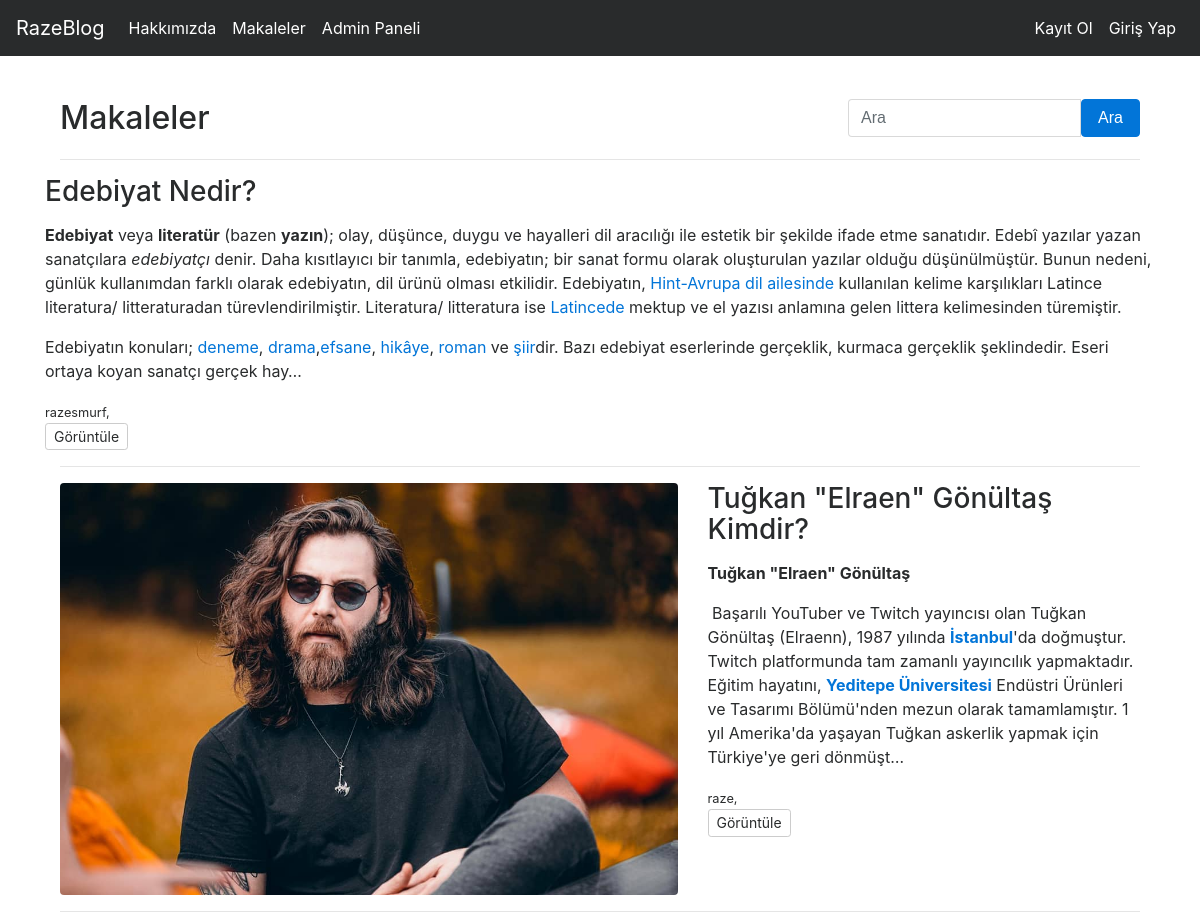
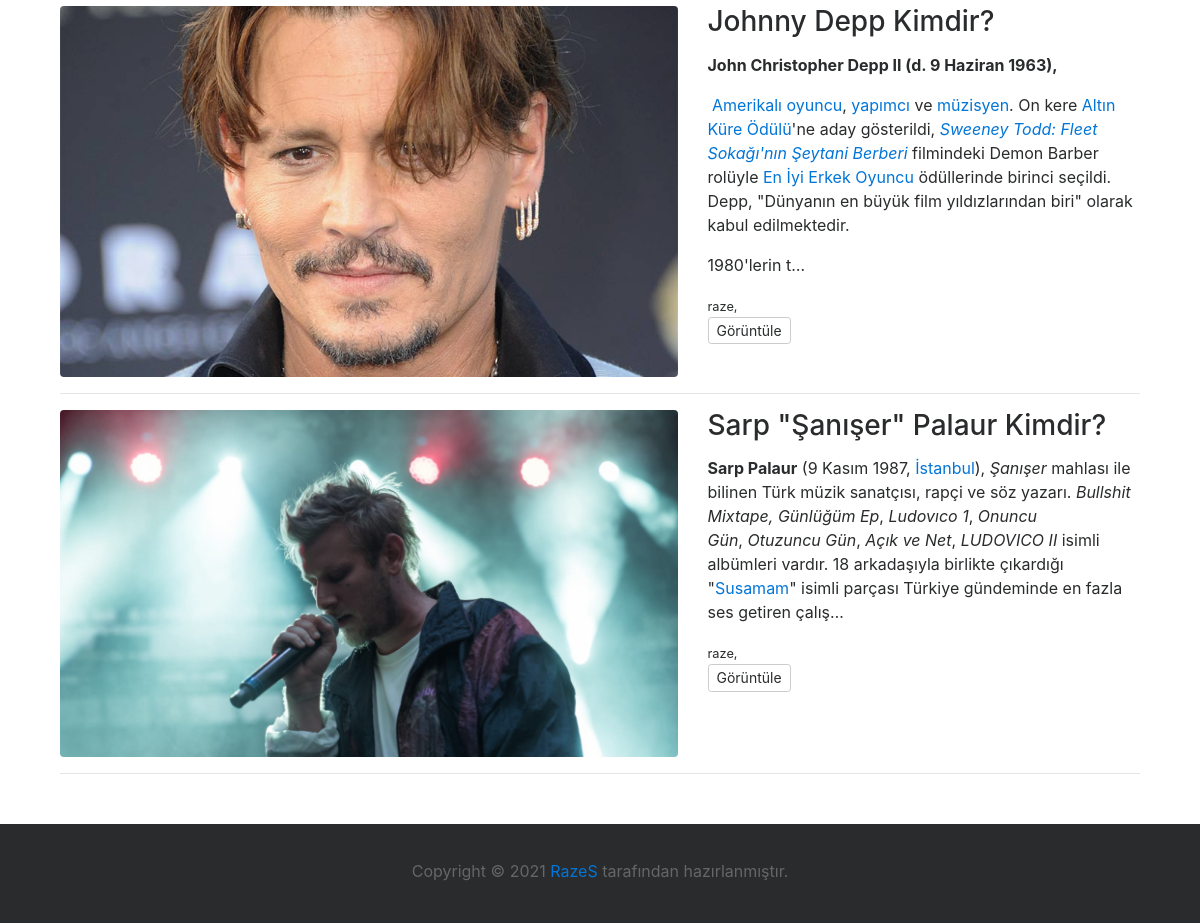
The app's page /articles/ with its own data (2 pictures, top to bottom).
### article/models.py (models this page shows)
class Article(models.Model):
    author = models.ForeignKey("auth.User", on_delete=models.CASCADE,verbose_name="Yazar")
    title = models.CharField(max_length=32,verbose_name="Başlık")
    content = RichTextField()
    image = models.FileField(blank = True,null = True,verbose_name="Resim Ekle")
    created_date = models.DateTimeField(auto_now_add=True,verbose_name="Oluşturulma Tarihi")
    class Meta():
        ordering = ["-created_date"]

### article/views.py (the view, shortened to what this page needs)
# urls.py: path('',views.articles,name = "articles"),
def articles(request):
    keyword = request.GET.get("keyword")
    articles = Article.objects.filter()
    if request.user.is_authenticated:
        user_info = request.user.userinfo
        context={
            "articles": articles,
            "user_info" : user_info
        }
    else:
        context={
            "articles": articles
        }
    return render(request,"articles.html",context)

### templates/articles.html (shortened to what this page needs)
{% extends "layout.html" %}
{% block body %}
<div class="container">
    <h2 class="my-4">Makaleler</h2>
    <form>
    <div class="input-group mb-3" style="float:right; width:fit-content;margin-top:-60px;">
        <input style="width: fit-content;" type="text" class="form-control" placeholder="Ara" name="keyword">
        <div class="input-group-append">
          <button class="btn btn-primary" type="submit">Ara</button>
        </div>
    </div>
    </form>
    <hr>
    {% if articles %}
    {% for article in articles %}
    <div class="row">
        {% if article.image.url != "/media/1" %}
            <div class="col-md-7">
                <a href="{% url 'article:detail' article.id %}">
                <img class="img-fluid rounded mb-3 mb-md-0" src="{{article.image.url}}" alt="">
                </a>
            </div>
            <div class="col-md-5">
                <h3>{{article.title}}</h3>
                <p>{{article.content|truncatechars_html:500|safe}}</p>
                <small>{{article.author}},</small> <br>
                <a class="btn btn-secondary btn-sm" href="{% url 'article:detail' article.id %}">Görüntüle</a>
            </div>
        {% else %}
            <div>
                <h3>{{article.title}}</h3>
                <p>{{article.content|truncatechars_html:1000|safe}}</p>
                <small>{{article.author}},</small> <br>
                <a class="btn btn-secondary btn-sm" href="{% url 'article:detail' article.id %}">Görüntüle</a>
            </div>
        {% endif %}
    </div>
    <hr>
    {% endfor %}
    {% else %}
    <div class="alert alert-danger">
        Makale Bulunamadı
    </div>
    {% endif %}
  </div>
{% endblock body %}

### templates/layout.html (shortened to what this page needs)
<!DOCTYPE html>
<html lang="en">
<head>
    {% load static %}
    <link rel="stylesheet" href="{% static '/css/bootstrap.min.css' %}">
</head>
<body>
    {% include "includes/navbar.html" %}
    <div class="container" style="margin-top: 100px;margin-bottom: 50px;">
        {% block body %}
        {% endblock body %}
    </div>
    <footer id="footer" >
        <div style="color: #666666;background-color:#2A2B2D;position:unset">
            <br>
            <p style="margin-top: 11px;" class="copyright text-center">Copyright © <span>2021</span> <a href="https://www.instagram.com/razesmurf/">RazeS</a> tarafından hazırlanmıştır.</p>
            <br>
        </div>
    </footer>
</body>
</html>

### templates/includes/navbar.html (shortened to what this page needs)
<nav class="navbar navbar-toggleable-md navbar-inverse fixed-top bg-inverse">
    <a class="navbar-brand" href="/">RazeBlog</a>
    <div class="collapse navbar-collapse" id="navbarCollapse">
      <ul class="navbar-nav mr-auto">
        <li class="nav-item active">
          <a class="nav-link" href="{% url 'about' %}">Hakkımızda<span class="sr-only">(current)</span></a>
        </li>
        <li class="nav-item active">
          <a class="nav-link" href="{% url 'article:articles' %}">Makaleler<span class="sr-only">(current)</span></a>
        </li>
        <li class="nav-item active">
          <a class="nav-link" href="http://127.0.0.1:8000/admin">Admin Paneli<span class="sr-only">(current)</span></a>
        </li>
      </ul>
      <ul class="navbar-nav ml-auto">
        {% if request.user.is_authenticated %}
          {% load static %}
        {% else %}
        <li class="nav-item active">
          <a class="nav-link" href="{% url 'user:registerUser' %}">Kayıt Ol<span class="sr-only">(current)</span></a>
        </li>
        <li class="nav-item active">
          <a class="nav-link" href="{% url 'user:loginUser' %}">Giriş Yap<span class="sr-only">(current)</span></a>
        </li>
        {% endif %}
      </ul>
    </div>
  </nav>

### records on screen
Article: title "Edebiyat Nedir?", content "Edebiyat veya literatür (bazen yazın ); olay, düşünce, duygu ve hayalleri dil aracılığı ile estetik bir şekilde ifade etme sanatıdır. Edebî yazılar yazan sanatçılara edebiyatçı denir. Daha kısıtlayıcı bir tanımla, edebiyatın; bir sanat formu olarak oluşturulan yazılar olduğu düşünülmüştür. Bunun nedeni, günlük kullanımdan farklı olarak edebiyatın, dil ürünü olması etkilidir. Edebiyatın, Hint-Avrupa dil ailesinde kullanılan kelime karşılıkları Latince literatura/ litteraturadan türevlendirilmiştir. Literatura/ litteratura ise Latincede mektup ve el yazısı anlamına gelen littera kelimesinden türemiştir. Edebiyatın konuları; deneme , drama , efsane , hikâye , roman ve şiir dir. Bazı edebiyat…", author "razesmurf"
Article: image (picture), title "Tuğkan \"Elraen\" Gönültaş Kimdir?", content "Tuğkan \"Elraen\" Gönültaş Başarılı YouTuber ve Twitch yayıncısı olan Tuğkan Gönültaş (Elraenn), 1987 yılında İstanbul 'da doğmuştur. Twitch platformunda tam zamanlı yayıncılık yapmaktadır. Eğitim hayatını, Yeditepe Üniversitesi Endüstri Ürünleri ve Tasarımı Bölümü'nden mezun olarak tamamlamıştır. 1 yıl Amerika'da yaşayan Tuğkan askerlik yapmak için Türkiye'ye geri dönmüşt…", author "raze"
Article: image (picture), title "Johnny Depp Kimdir?", content "John Christopher Depp II (d. 9 Haziran 1963), Amerikalı oyuncu , yapımcı ve müzisyen . On kere Altın Küre Ödülü 'ne aday gösterildi, Sweeney Todd: Fleet Sokağı'nın Şeytani Berberi filmindeki Demon Barber rolüyle En İyi Erkek Oyuncu ödüllerinde birinci seçildi. Depp, \"Dünyanın en büyük film yıldızlarından biri\" olarak kabul edilmektedir. 1980'lerin t…", author "raze"
Article: image (picture), title "Sarp \"Şanışer\" Palaur Kimdir?", content "Sarp Palaur (9 Kasım 1987, İstanbul ), Şanışer mahlası ile bilinen Türk müzik sanatçısı, rapçi ve söz yazarı. Bullshit Mixtape, Günlüğüm Ep , Ludovıco 1 , Onuncu Gün , Otuzuncu Gün , Açık ve Net , LUDOVICO II isimli albümleri vardır. 18 arkadaşıyla birlikte çıkardığı \" Susamam \" isimli parçası Türkiye gündeminde en fazla ses getiren çalış…", author "raze"
